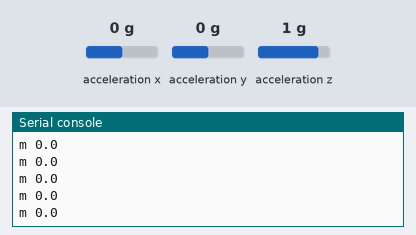
This program was run on a simulated Raspberry Pi Pico running CircuitPython. On the bench: the last lines printed to the serial console. The test bench sets the inputs (shaded band); at power-on: acceleration x 0 g, acceleration y 0 g, acceleration z 1 g. USB keyboard and mouse output is not drawn.

Above: at 1.2 s.
1.3 s: acceleration x set to -1.4 g
At 1.38 s:
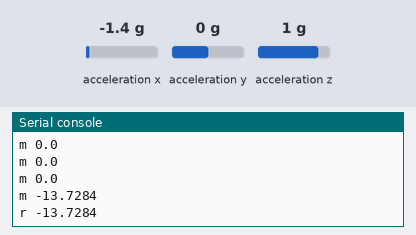
2.8 s: acceleration x set to 1.4 g
At 2.89 s:
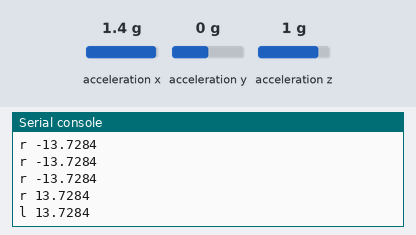

Measured:
- after the input at 1.3 s, the serial console: prints a new line at once (image 1)
- after the input at 2.8 s, the serial console: prints a new line at once (image 2)

The program:

01_mpu6050.py
```python
class Keycode:
    RIGHT_ARROW = 0x4F
    LEFT_ARROW = 0x50
    DOWN_ARROW = 0x51
    UP_ARROW = 0x52

import time, board, busio, adafruit_mpu6050,usb_hid

i2c = busio.I2C(board.GP13, board.GP12)
mpu = adafruit_mpu6050.MPU6050(i2c)
state = "m"
oldstate = "m"

from adafruit_hid.keyboard import Keyboard
from adafruit_hid.keycode import Keycode
from adafruit_hid.mouse import Mouse


try:
    keyboard_HID = Keyboard(usb_hid.devices)
    mouse_HID = Mouse(usb_hid.devices)
except:
    pass

while True:
    winkel = mpu.acceleration[0]

    print(state, winkel)	#single axis

    time.sleep(0.05)

    if winkel > 8:
        state = "l"
    elif winkel < -8:
        state = "r"
    else:
        state = "m"


    
```
